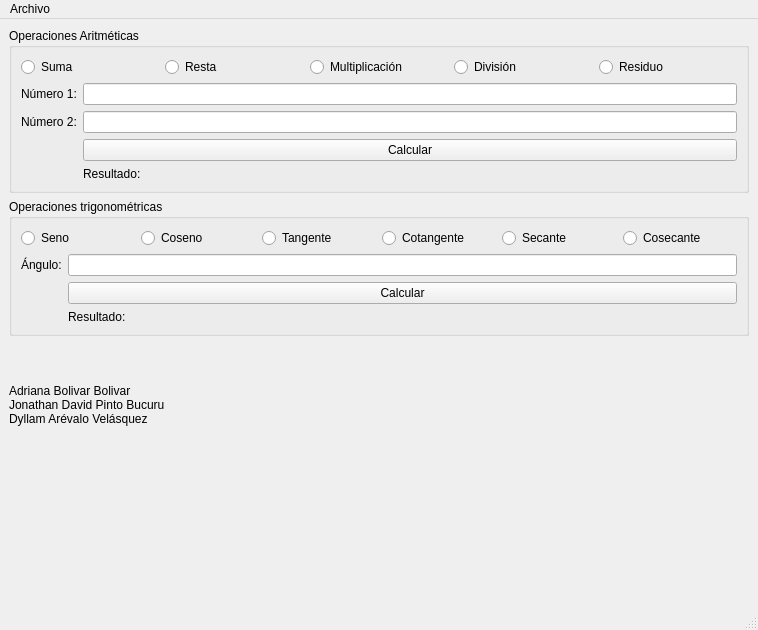
<?xml version="1.0" encoding="UTF-8"?>
<ui version="4.0">
 <class>MainWindow</class>
 <widget class="QMainWindow" name="MainWindow">
  <property name="geometry">
   <rect>
    <x>0</x>
    <y>0</y>
    <width>758</width>
    <height>630</height>
   </rect>
  </property>
  <property name="windowTitle">
   <string>Ejercicio 1</string>
  </property>
  <widget class="QWidget" name="centralwidget">
   <layout class="QGridLayout" name="gridLayout">
    <item row="1" column="0">
     <widget class="QGroupBox" name="groupBox_2">
      <property name="title">
       <string>Operaciones trigonométricas</string>
      </property>
      <layout class="QGridLayout" name="gridLayout_3">
       <item row="0" column="0">
        <layout class="QVBoxLayout" name="verticalLayout_3">
         <item>
          <layout class="QHBoxLayout" name="horizontalLayout_3">
           <item>
            <widget class="QRadioButton" name="rb_seno">
             <property name="text">
              <string>Seno</string>
             </property>
            </widget>
           </item>
           <item>
            <widget class="QRadioButton" name="rb_coseno">
             <property name="text">
              <string>Coseno</string>
             </property>
            </widget>
           </item>
           <item>
            <widget class="QRadioButton" name="rb_tangente">
             <property name="text">
              <string>Tangente</string>
             </property>
            </widget>
           </item>
           <item>
            <widget class="QRadioButton" name="rb_cotangente">
             <property name="text">
              <string>Cotangente</string>
             </property>
            </widget>
           </item>
           <item>
            <widget class="QRadioButton" name="rb_secante">
             <property name="text">
              <string>Secante</string>
             </property>
            </widget>
           </item>
           <item>
            <widget class="QRadioButton" name="rb_cosecante">
             <property name="text">
              <string>Cosecante</string>
             </property>
            </widget>
           </item>
          </layout>
         </item>
         <item>
          <layout class="QFormLayout" name="formLayout_2">
           <item row="1" column="0">
            <widget class="QLabel" name="lbl_angulo">
             <property name="text">
              <string>Ángulo:</string>
             </property>
            </widget>
           </item>
           <item row="1" column="1">
            <widget class="QLineEdit" name="input_angulo"/>
           </item>
           <item row="2" column="1">
            <widget class="QPushButton" name="btn_calcular_trig">
             <property name="text">
              <string>Calcular</string>
             </property>
            </widget>
           </item>
           <item row="3" column="1">
            <widget class="QLabel" name="label_resultado_trig">
             <property name="text">
              <string>Resultado:</string>
             </property>
            </widget>
           </item>
          </layout>
         </item>
        </layout>
       </item>
      </layout>
     </widget>
    </item>
    <item row="0" column="0">
     <layout class="QVBoxLayout" name="verticalLayout">
      <item>
       <widget class="QGroupBox" name="groupBox">
        <property name="title">
         <string>Operaciones Aritméticas</string>
        </property>
        <layout class="QGridLayout" name="gridLayout_2">
         <item row="0" column="0">
          <layout class="QVBoxLayout" name="verticalLayout_2">
           <item>
            <layout class="QHBoxLayout" name="horizontalLayout">
             <item>
              <widget class="QRadioButton" name="rb_suma">
               <property name="text">
                <string>Suma</string>
               </property>
              </widget>
             </item>
             <item>
              <widget class="QRadioButton" name="rb_resta">
               <property name="text">
                <string>Resta</string>
               </property>
              </widget>
             </item>
             <item>
              <widget class="QRadioButton" name="rb_multiplicacion">
               <property name="text">
                <string>Multiplicación</string>
               </property>
              </widget>
             </item>
             <item>
              <widget class="QRadioButton" name="rb_division">
               <property name="text">
                <string>División</string>
               </property>
              </widget>
             </item>
             <item>
              <widget class="QRadioButton" name="rb_residuo">
               <property name="text">
                <string>Residuo</string>
               </property>
              </widget>
             </item>
            </layout>
           </item>
          </layout>
         </item>
         <item row="1" column="0">
          <layout class="QFormLayout" name="formLayout">
           <item row="0" column="0">
            <widget class="QLabel" name="lbl_numero1_arit">
             <property name="text">
              <string>Número 1:</string>
             </property>
            </widget>
           </item>
           <item row="0" column="1">
            <widget class="QLineEdit" name="input_num1"/>
           </item>
           <item row="1" column="0">
            <widget class="QLabel" name="lbl_numero2_arit">
             <property name="text">
              <string>Número 2:</string>
             </property>
            </widget>
           </item>
           <item row="1" column="1">
            <widget class="QLineEdit" name="input_num2"/>
           </item>
           <item row="2" column="1">
            <widget class="QPushButton" name="btn_calcular_arit">
             <property name="text">
              <string>Calcular</string>
             </property>
            </widget>
           </item>
           <item row="3" column="1">
            <widget class="QLabel" name="label_resultado_arit">
             <property name="text">
              <string>Resultado:</string>
             </property>
            </widget>
           </item>
          </layout>
         </item>
        </layout>
       </widget>
      </item>
     </layout>
    </item>
    <item row="2" column="0">
     <widget class="QLabel" name="label">
      <property name="text">
       <string>Adriana Bolivar Bolivar
Jonathan David Pinto Bucuru
Dyllam Arévalo Velásquez</string>
      </property>
     </widget>
    </item>
    <item row="3" column="0">
     <widget class="QLabel" name="lbl_imagen">
      <property name="text">
       <string/>
      </property>
      <property name="pixmap">
       <pixmap>logo.jpg</pixmap>
      </property>
     </widget>
    </item>
   </layout>
  </widget>
  <widget class="QMenuBar" name="mbrPrincipal">
   <property name="geometry">
    <rect>
     <x>0</x>
     <y>0</y>
     <width>758</width>
     <height>21</height>
    </rect>
   </property>
   <widget class="QMenu" name="mnuArchivo">
    <property name="title">
     <string>Archivo</string>
    </property>
    <addaction name="mniSalir"/>
   </widget>
   <addaction name="mnuArchivo"/>
  </widget>
  <widget class="QStatusBar" name="statusbar"/>
  <action name="mniSalir">
   <property name="text">
    <string>Salir</string>
   </property>
  </action>
 </widget>
 <resources/>
 <connections/>
</ui>
